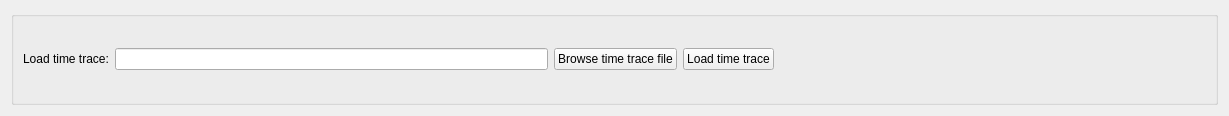
<?xml version="1.0" encoding="UTF-8"?>
<ui version="4.0">
 <class>tta</class>
 <widget class="QWidget" name="tta">
  <property name="geometry">
   <rect>
    <x>0</x>
    <y>0</y>
    <width>1229</width>
    <height>116</height>
   </rect>
  </property>
  <property name="windowTitle">
   <string>Form</string>
  </property>
  <layout class="QVBoxLayout" name="verticalLayout_3" stretch="0">
   <item>
    <widget class="QGroupBox" name="tta_loader_gridGroupBox">
     <layout class="QGridLayout" name="gridLayout_0">
      <item row="0" column="0">
       <layout class="QGridLayout" name="tta_laodfile_gridLayout">
        <item row="0" column="0">
         <widget class="QLabel" name="tta_load_label">
          <property name="text">
           <string>Load time trace:</string>
          </property>
         </widget>
        </item>
        <item row="0" column="1">
         <widget class="QLineEdit" name="tta_filename_LineEdit"/>
        </item>
        <item row="0" column="2">
         <widget class="QPushButton" name="tta_browsefile_PushButton">
          <property name="text">
           <string>Browse time trace file</string>
          </property>
         </widget>
        </item>
        <item row="0" column="3">
         <widget class="QPushButton" name="tta_loadfile_PushButton">
          <property name="text">
           <string>Load time trace</string>
          </property>
         </widget>
        </item>
        <item row="0" column="4">
         <spacer name="tta_load_horizontalSpacer">
          <property name="orientation">
           <enum>Qt::Horizontal</enum>
          </property>
          <property name="sizeHint" stdset="0">
           <size>
            <width>40</width>
            <height>20</height>
           </size>
          </property>
         </spacer>
        </item>
       </layout>
      </item>
     </layout>
    </widget>
   </item>
  </layout>
 </widget>
 <resources/>
 <connections/>
</ui>
